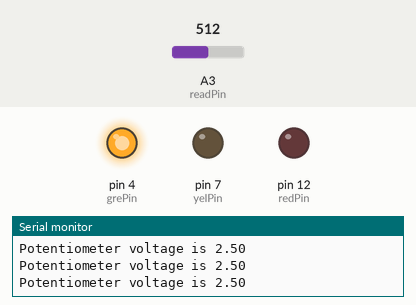
Simulated run of this sketch. Board: Arduino Uno, built with avr-gcc and run on an emulated ATmega328P. On the bench: output pins drawn as LEDs (lit = HIGH), the last lines printed to the serial monitor. The test bench sets the inputs (shaded band); at power-on: A3 (readPin) = 512.

Above: at 1.3 s.
1.4 s: A3 (readPin) set to 605
3.2 s: A3 (readPin) set to 625
At 4.4 s:
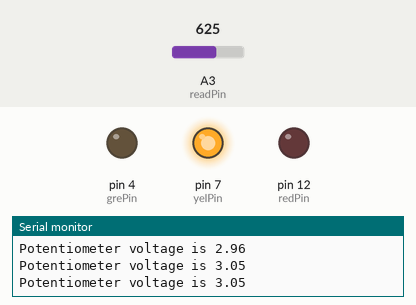
5.5 s: A3 (readPin) set to 805
7.2 s: A3 (readPin) set to 826
At 8.9 s:
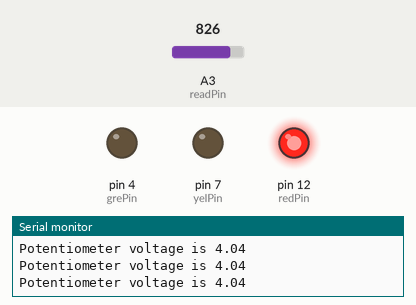
9.5 s: A3 (readPin) set to 716
At 10.5 s:
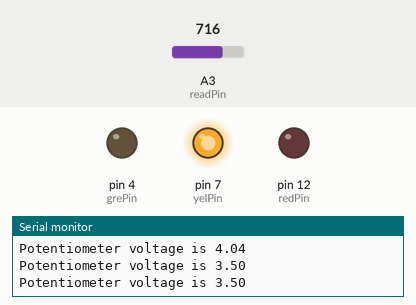
11.5 s: A3 (readPin) set to 900
At 13.4 s:
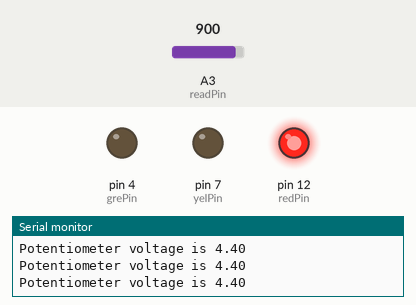
Timing chart, 0 to 14.5 s (numbered marks = the images above; inputs shaded):
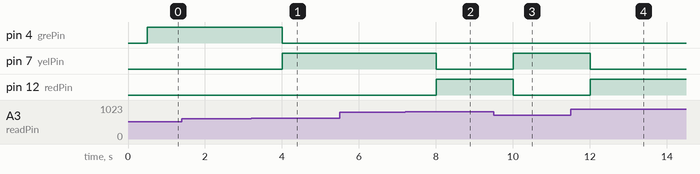

The sketch:

13-If-Statements.ino
```cpp
/**
 * Homework 13 — Arduino If Statements
 *
 * Drives 3 LEDs by result of a measured voltage through a potentiometer
 * Similar to warning system, perhaps for a backup camera if partnered with an ultrasonic sensor instead of a potentiometer.
 */

 int readVal;
 int readPin = A3;

 int waitT = 500;
 float v2;

 int redPin = 12;
 int yelPin = 7;
 int grePin = 4;


void setup() {
  pinMode(readPin, INPUT);

  pinMode(redPin,OUTPUT);
  pinMode(yelPin,OUTPUT);
  pinMode(grePin,OUTPUT);

  Serial.begin(9600);
}

void loop() {
  readVal = analogRead(readPin);
  v2 = (5./1023.)*readVal;
  Serial.print("Potentiometer voltage is ");
  Serial.println(v2);
  delay(waitT);


  if(v2 <= 3){
    digitalWrite(redPin,LOW);
    digitalWrite(yelPin,LOW);
    digitalWrite(grePin,HIGH);
  } else if(v2 > 3 && v2 < 4){
    digitalWrite(redPin,LOW);
    digitalWrite(yelPin,HIGH);
    digitalWrite(grePin,LOW);
  } else {
    digitalWrite(redPin,HIGH);
    digitalWrite(yelPin,LOW);
    digitalWrite(grePin,LOW);
  }

}
```

Measured:
- the behaviour switches between 613 and 614 on A3 (readPin) (found by bisection; images 0 and 1)
- the behaviour switches between 818 and 819 on A3 (readPin) (found by bisection; images 1 and 2)
- after the input at 3.2 s, pin 4 (grePin): HIGH → LOW after 0.81 s; pin 7 (yelPin): LOW → HIGH after 0.81 s
- after the input at 7.2 s, pin 7 (yelPin): HIGH → LOW after 0.81 s; pin 12 (redPin): LOW → HIGH after 0.81 s
- after the input at 9.5 s, pin 7 (yelPin): LOW → HIGH after 0.51 s; pin 12 (redPin): HIGH → LOW after 0.51 s
- after the input at 11.5 s, pin 7 (yelPin): HIGH → LOW after 0.52 s; pin 12 (redPin): LOW → HIGH after 0.52 s
